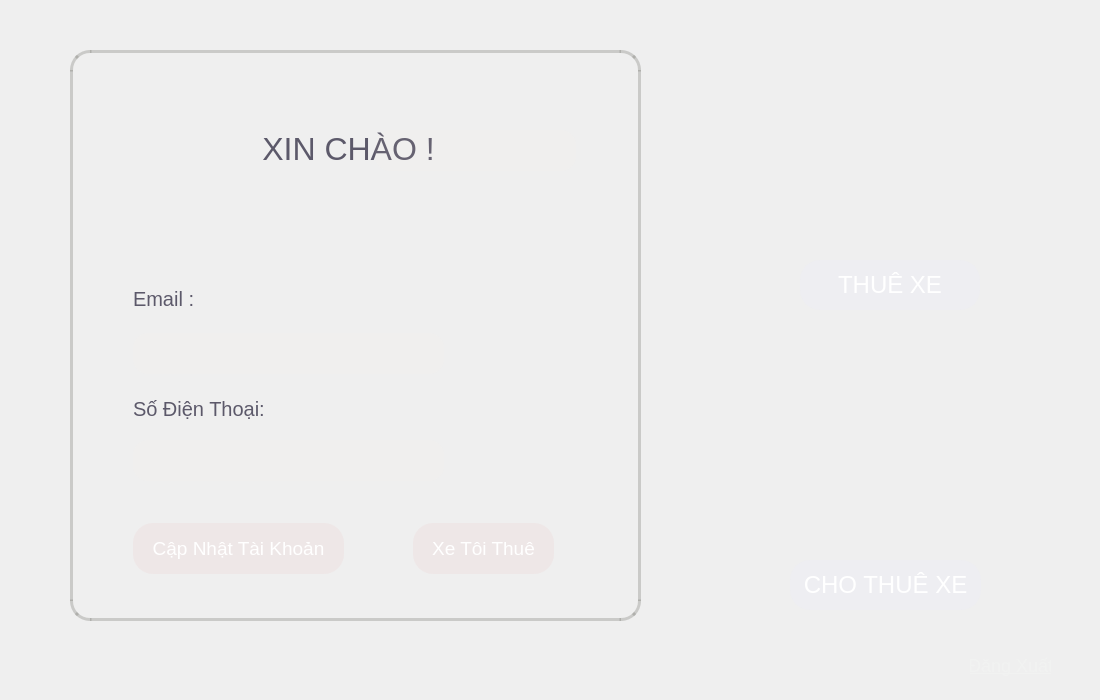
<?xml version="1.0" encoding="UTF-8"?>
<ui version="4.0">
 <class>MainWindow</class>
 <widget class="QWidget" name="MainWindow">
  <property name="geometry">
   <rect>
    <x>0</x>
    <y>0</y>
    <width>1100</width>
    <height>700</height>
   </rect>
  </property>
  <property name="minimumSize">
   <size>
    <width>1100</width>
    <height>700</height>
   </size>
  </property>
  <property name="windowTitle">
   <string>Form</string>
  </property>
  <property name="styleSheet">
   <string notr="true">background-image: none;</string>
  </property>
  <widget class="QWidget" name="MainData" native="true">
   <property name="geometry">
    <rect>
     <x>70</x>
     <y>30</y>
     <width>661</width>
     <height>651</height>
    </rect>
   </property>
   <widget class="QStackedWidget" name="Main">
    <property name="geometry">
     <rect>
      <x>0</x>
      <y>20</y>
      <width>571</width>
      <height>571</height>
     </rect>
    </property>
    <property name="contextMenuPolicy">
     <enum>Qt::NoContextMenu</enum>
    </property>
    <property name="layoutDirection">
     <enum>Qt::LeftToRight</enum>
    </property>
    <property name="styleSheet">
     <string notr="true">QPushButton {
background: rgba(237, 215, 214, 80);
color: white;
border-radius: 20px;
}

QPushButton::hover {
background: rgba(229, 232, 255, 40);
}

QStackedWidget{
border: 3px solid rgba(105, 105, 100, 70);
border-radius: 20px;
}
</string>
    </property>
    <property name="frameShape">
     <enum>QFrame::NoFrame</enum>
    </property>
    <property name="currentIndex">
     <number>1</number>
    </property>
    <widget class="QWidget" name="OrderNumber">
     <property name="styleSheet">
      <string notr="true">QLineEdit{
background: rgba(251, 239, 220, 15);
border-radius: 15px;
color: rgb(80, 77, 89);
selection-background-color: rgba(245, 245, 245, 0);
selection-color:  rgb(80, 77, 89);
}</string>
     </property>
     <widget class="QPushButton" name="backAccountBtn">
      <property name="geometry">
       <rect>
        <x>390</x>
        <y>500</y>
        <width>144</width>
        <height>44</height>
       </rect>
      </property>
      <property name="sizePolicy">
       <sizepolicy hsizetype="Fixed" vsizetype="Fixed">
        <horstretch>0</horstretch>
        <verstretch>0</verstretch>
       </sizepolicy>
      </property>
      <property name="minimumSize">
       <size>
        <width>144</width>
        <height>44</height>
       </size>
      </property>
      <property name="font">
       <font>
        <pointsize>14</pointsize>
       </font>
      </property>
      <property name="cursor">
       <cursorShape>PointingHandCursor</cursorShape>
      </property>
      <property name="text">
       <string>Trở về</string>
      </property>
     </widget>
     <widget class="QLabel" name="label_6">
      <property name="geometry">
       <rect>
        <x>160</x>
        <y>190</y>
        <width>251</width>
        <height>51</height>
       </rect>
      </property>
      <property name="styleSheet">
       <string notr="true">QLabel {
font-size: 28px;
color: rgb(92, 89, 106);
}</string>
      </property>
      <property name="text">
       <string>Đơn Hàng Của Bạn</string>
      </property>
     </widget>
     <widget class="QLineEdit" name="showOrderNumber">
      <property name="enabled">
       <bool>false</bool>
      </property>
      <property name="geometry">
       <rect>
        <x>180</x>
        <y>260</y>
        <width>201</width>
        <height>41</height>
       </rect>
      </property>
      <property name="font">
       <font>
        <pointsize>20</pointsize>
       </font>
      </property>
      <property name="alignment">
       <set>Qt::AlignCenter</set>
      </property>
     </widget>
    </widget>
    <widget class="QWidget" name="Profile">
     <property name="sizePolicy">
      <sizepolicy hsizetype="Fixed" vsizetype="Fixed">
       <horstretch>0</horstretch>
       <verstretch>0</verstretch>
      </sizepolicy>
     </property>
     <property name="minimumSize">
      <size>
       <width>170</width>
       <height>55</height>
      </size>
     </property>
     <widget class="QPushButton" name="tripsBtn">
      <property name="geometry">
       <rect>
        <x>340</x>
        <y>470</y>
        <width>141</width>
        <height>51</height>
       </rect>
      </property>
      <property name="font">
       <font>
        <pointsize>14</pointsize>
       </font>
      </property>
      <property name="cursor">
       <cursorShape>PointingHandCursor</cursorShape>
      </property>
      <property name="text">
       <string>Xe Tôi Thuê</string>
      </property>
     </widget>
     <widget class="QPushButton" name="editBtn">
      <property name="geometry">
       <rect>
        <x>60</x>
        <y>470</y>
        <width>211</width>
        <height>51</height>
       </rect>
      </property>
      <property name="font">
       <font>
        <pointsize>14</pointsize>
       </font>
      </property>
      <property name="cursor">
       <cursorShape>PointingHandCursor</cursorShape>
      </property>
      <property name="text">
       <string>Cập Nhật Tài Khoản</string>
      </property>
     </widget>
     <widget class="QWidget" name="MainProfile" native="true">
      <property name="geometry">
       <rect>
        <x>30</x>
        <y>40</y>
        <width>481</width>
        <height>401</height>
       </rect>
      </property>
      <property name="styleSheet">
       <string notr="true">QLineEdit{
background: rgba(251, 239, 220, 15);
border-radius: 15px;
color: rgb(80, 77, 89);
selection-background-color: rgba(245, 245, 245, 0);
selection-color:  rgb(80, 77, 89);
}

QLabel {
color: rgb(92, 89, 106);
}</string>
      </property>
      <widget class="QLabel" name="HelloLabel">
       <property name="geometry">
        <rect>
         <x>130</x>
         <y>30</y>
         <width>231</width>
         <height>51</height>
        </rect>
       </property>
       <property name="font">
        <font>
         <pointsize>24</pointsize>
        </font>
       </property>
       <property name="text">
        <string>XIN CHÀO !</string>
       </property>
       <property name="alignment">
        <set>Qt::AlignCenter</set>
       </property>
      </widget>
      <widget class="QLabel" name="EmailLabel">
       <property name="geometry">
        <rect>
         <x>30</x>
         <y>190</y>
         <width>301</width>
         <height>31</height>
        </rect>
       </property>
       <property name="font">
        <font>
         <pointsize>15</pointsize>
        </font>
       </property>
       <property name="text">
        <string>Email :</string>
       </property>
      </widget>
      <widget class="QLabel" name="PhoneNumberLabel">
       <property name="geometry">
        <rect>
         <x>30</x>
         <y>300</y>
         <width>311</width>
         <height>31</height>
        </rect>
       </property>
       <property name="font">
        <font>
         <pointsize>15</pointsize>
        </font>
       </property>
       <property name="text">
        <string>Số Điện Thoại:</string>
       </property>
      </widget>
      <widget class="QLabel" name="ProfileLogo">
       <property name="geometry">
        <rect>
         <x>20</x>
         <y>10</y>
         <width>91</width>
         <height>91</height>
        </rect>
       </property>
       <property name="font">
        <font>
         <pointsize>15</pointsize>
        </font>
       </property>
       <property name="contextMenuPolicy">
        <enum>Qt::NoContextMenu</enum>
       </property>
       <property name="text">
        <string/>
       </property>
       <property name="pixmap">
        <pixmap resource="res.qrc">:/images/images/profile.png</pixmap>
       </property>
       <property name="scaledContents">
        <bool>true</bool>
       </property>
      </widget>
      <widget class="QLineEdit" name="showUserName">
       <property name="enabled">
        <bool>false</bool>
       </property>
       <property name="geometry">
        <rect>
         <x>272</x>
         <y>37</y>
         <width>201</width>
         <height>41</height>
        </rect>
       </property>
       <property name="font">
        <font>
         <pointsize>20</pointsize>
        </font>
       </property>
       <property name="mouseTracking">
        <bool>false</bool>
       </property>
       <property name="acceptDrops">
        <bool>false</bool>
       </property>
       <property name="inputMask">
        <string notr="true"/>
       </property>
       <property name="frame">
        <bool>false</bool>
       </property>
       <property name="alignment">
        <set>Qt::AlignCenter</set>
       </property>
      </widget>
      <widget class="QLineEdit" name="showEmail">
       <property name="enabled">
        <bool>false</bool>
       </property>
       <property name="geometry">
        <rect>
         <x>30</x>
         <y>240</y>
         <width>311</width>
         <height>41</height>
        </rect>
       </property>
       <property name="font">
        <font>
         <pointsize>20</pointsize>
        </font>
       </property>
       <property name="alignment">
        <set>Qt::AlignCenter</set>
       </property>
      </widget>
      <widget class="QLineEdit" name="ShowPhoneNumber">
       <property name="enabled">
        <bool>false</bool>
       </property>
       <property name="geometry">
        <rect>
         <x>30</x>
         <y>347</y>
         <width>311</width>
         <height>41</height>
        </rect>
       </property>
       <property name="font">
        <font>
         <pointsize>20</pointsize>
        </font>
       </property>
       <property name="alignment">
        <set>Qt::AlignCenter</set>
       </property>
      </widget>
     </widget>
    </widget>
   </widget>
  </widget>
  <widget class="QWidget" name="FindRide" native="true">
   <property name="geometry">
    <rect>
     <x>720</x>
     <y>50</y>
     <width>331</width>
     <height>271</height>
    </rect>
   </property>
   <property name="styleSheet">
    <string notr="true">QPushButton {
background: rgba(229, 232, 255, 40);
color: white;
border-radius: 20px;
}

QPushButton::hover {
background: rgba(232, 216, 255, 128);

}
</string>
   </property>
   <widget class="QLabel" name="FindRideLogo">
    <property name="geometry">
     <rect>
      <x>50</x>
      <y>20</y>
      <width>251</width>
      <height>181</height>
     </rect>
    </property>
    <property name="text">
     <string/>
    </property>
    <property name="pixmap">
     <pixmap resource="res.qrc">:/images/images/rideCar.png</pixmap>
    </property>
    <property name="scaledContents">
     <bool>true</bool>
    </property>
   </widget>
   <widget class="QPushButton" name="findRideBtn">
    <property name="geometry">
     <rect>
      <x>80</x>
      <y>210</y>
      <width>180</width>
      <height>50</height>
     </rect>
    </property>
    <property name="font">
     <font>
      <pointsize>18</pointsize>
     </font>
    </property>
    <property name="cursor">
     <cursorShape>PointingHandCursor</cursorShape>
    </property>
    <property name="contextMenuPolicy">
     <enum>Qt::NoContextMenu</enum>
    </property>
    <property name="text">
     <string>THUÊ XE</string>
    </property>
   </widget>
  </widget>
  <widget class="QWidget" name="CreateRide" native="true">
   <property name="geometry">
    <rect>
     <x>720</x>
     <y>360</y>
     <width>331</width>
     <height>291</height>
    </rect>
   </property>
   <property name="styleSheet">
    <string notr="true">QPushButton {
background: rgba(229, 232, 255, 40);
color: white;
border-radius: 20px;
}

QPushButton::hover {
background: rgba(232, 216, 255, 128);

}

</string>
   </property>
   <widget class="QLabel" name="CreateRideLogo">
    <property name="geometry">
     <rect>
      <x>50</x>
      <y>10</y>
      <width>251</width>
      <height>171</height>
     </rect>
    </property>
    <property name="text">
     <string/>
    </property>
    <property name="pixmap">
     <pixmap resource="res.qrc">:/images/images/createRide.png</pixmap>
    </property>
    <property name="scaledContents">
     <bool>true</bool>
    </property>
   </widget>
   <widget class="QPushButton" name="createRideBtn">
    <property name="geometry">
     <rect>
      <x>70</x>
      <y>200</y>
      <width>191</width>
      <height>50</height>
     </rect>
    </property>
    <property name="font">
     <font>
      <pointsize>18</pointsize>
     </font>
    </property>
    <property name="cursor">
     <cursorShape>PointingHandCursor</cursorShape>
    </property>
    <property name="layoutDirection">
     <enum>Qt::LeftToRight</enum>
    </property>
    <property name="text">
     <string>CHO THUÊ XE</string>
    </property>
   </widget>
  </widget>
  <widget class="ClickableLabel" name="BackBtn">
   <property name="geometry">
    <rect>
     <x>970</x>
     <y>650</y>
     <width>81</width>
     <height>31</height>
    </rect>
   </property>
   <property name="font">
    <font>
     <pointsize>-1</pointsize>
     <italic>false</italic>
     <bold>false</bold>
     <underline>true</underline>
    </font>
   </property>
   <property name="cursor">
    <cursorShape>PointingHandCursor</cursorShape>
   </property>
   <property name="contextMenuPolicy">
    <enum>Qt::NoContextMenu</enum>
   </property>
   <property name="styleSheet">
    <string notr="true">QLabel {
font: 18px;
color: rgb(241, 242, 241);
text-decoration: underline;
}

QLabel::hover {
color: rgba(242, 242, 220, 153);

}</string>
   </property>
   <property name="text">
    <string>Đăng Xuất</string>
   </property>
   <property name="alignment">
    <set>Qt::AlignCenter</set>
   </property>
  </widget>
 </widget>
 <customwidgets>
  <customwidget>
   <class>ClickableLabel</class>
   <extends>QLabel</extends>
   <header>ClickableLabel.h</header>
  </customwidget>
 </customwidgets>
 <resources>
  <include location="res.qrc"/>
 </resources>
 <connections/>
</ui>
